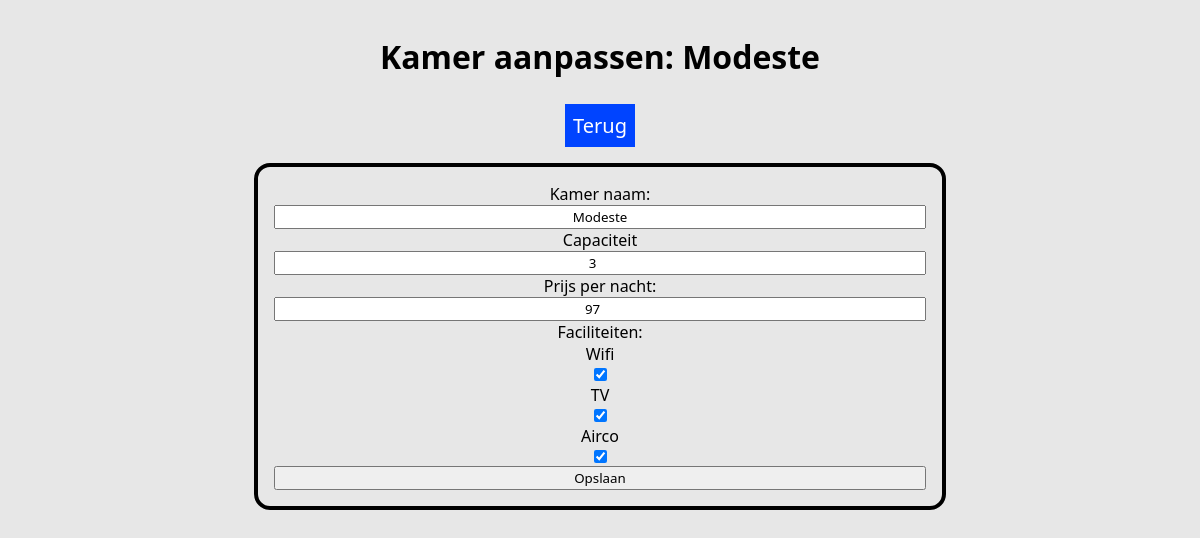
/admin/utility/kamerfuncties.php?id=1 (signed in), run on the app's committed database.
### tables this page shows
CREATE TABLE `tblkamer` (
  `PKKamer` int(11) NOT NULL,
  `KamerNaam` varchar(50) NOT NULL,
  `Capaciteit` int(11) NOT NULL,
  `Prijs` float NOT NULL,
  `Wifi` tinyint(1) NOT NULL,
  `Televisie` tinyint(1) NOT NULL,
  `Airco` tinyint(1) NOT NULL
);

### admin/utility/kamerfuncties.php (the view, shortened to what this page needs)
<?php
include '../../config/conn.php';
$kamerid = $_GET['id'];
$sql = "SELECT * FROM tblkamer WHERE PKKamer = $kamerid";
$result = $conn->query($sql);
$row = $result->fetch_assoc();
?>
<!DOCTYPE html>
<html lang="nl">
<head>
    <link rel="stylesheet" href="../style/styles.css">
</head>
<body>
    <section class="dashcontainer">
        <?php
        if ($result->num_rows > 0) {
            echo "<h1>Kamer aanpassen: " . $row['KamerNaam'] . "</h1>";
        }
        else {
            echo "<script>alert('Kamer niet gevonden.');</script>";
            echo "<script>window.location = '../kamer.php';</script>";
        }
        ?>
        <a class="terugknop" href="../kamer.php">Terug</a>
        <form action="kamerfuncties.php" method="post" class="kamertoevoegen">
            <label for="kamer">Kamer naam:</label>
            <input type="text" name="kamer" id="kamer" value="<?php echo $row['KamerNaam']; ?>" required>
            <label for="capaciteit">Capaciteit</label>
            <input type="number" name="capaciteit" id="capaciteit" value="<?php echo $row['Capaciteit']; ?>" required>
            <label for="prijs">Prijs per nacht:</label>
            <input type="number" name="prijs" id="prijs" step="0.01" value="<?php echo $row['Prijs']; ?>" required>
            <label>Faciliteiten:</label>
            <label for="wifi">Wifi</label>
            <input type="checkbox" name="wifi" id="wifi" <?php if ($row['Wifi'] == 1) { echo "checked"; } ?>>
            <label for="tv">TV</label>
            <input type="checkbox" name="tv" id="tv" <?php if ($row['Televisie'] == 1) { echo "checked"; } ?>>
            <label for="airco">Airco</label>
            <input type="checkbox" name="airco" id="airco" <?php if ($row['Airco'] == 1) { echo "checked"; } ?>>
        <button type="submit">Opslaan</button>
    </section>
</body>
</html>

### admin/style/styles.css (style rules this page uses)
* { text-align: center; font-family: 'Segoe UI', Tahoma, Geneva, Verdana, sans-serif; }
body { background-color: #E7E7E7; }
h1 { font-size: 2rem; }
.dashcontainer { display: flex; justify-content: center; align-items: center; flex-direction: column; }
.terugknop { padding: 0.5rem; font-size: 1.25rem; text-decoration: none; color: #fff; background-color: #0044ff; margin-bottom: 1rem; }
.kamertoevoegen { display: flex; flex-direction: column; width: 55%; max-width: 1100px; margin: 0 auto; border: 0.25rem solid #000; border-radius: 1rem; padding: 1rem; }

### data on the page
tblkamer: KamerNaam "Modeste", kamer "Modeste", capaciteit "3", prijs "97", Wifi "☑", Televisie "☑", Airco "☑"
